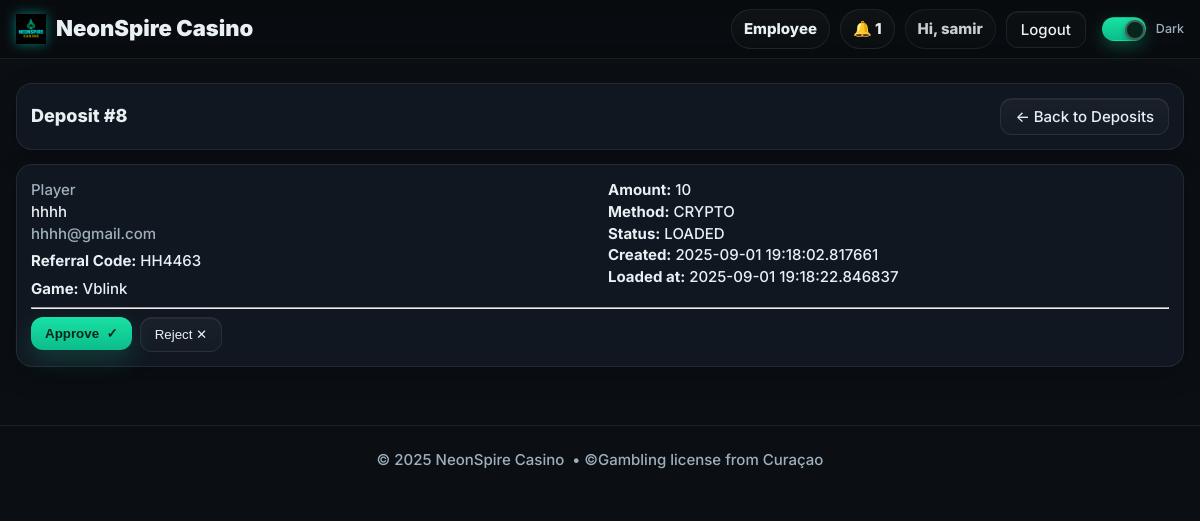
Before: /employee/deposits/8 (signed in) with the older database file.
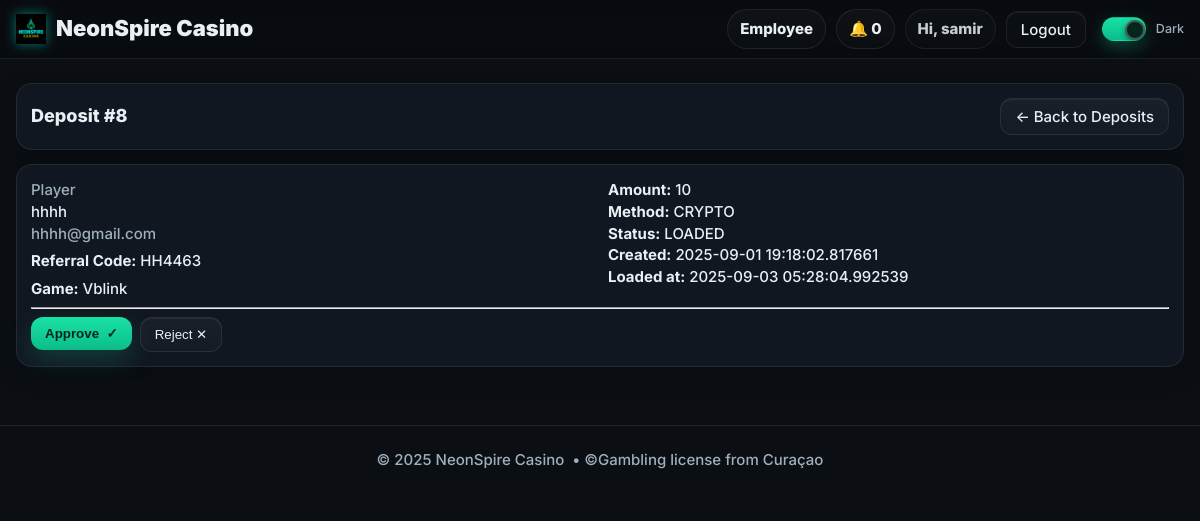
After: the same page with the newer database file.
### models.py (models this page shows, shortened)
class User(db.Model, UserMixin):
    __tablename__ = "users"
    id = db.Column(db.Integer, primary_key=True)
    name = db.Column(db.String(120), nullable=False)
    email = db.Column(db.String(255), unique=True, nullable=False, index=True)
    mobile = db.Column(db.String(24), nullable=True, index=True)  # E.164 (e.g. +15551234567)
    password_hash = db.Column(db.String(255), nullable=False)
    role = db.Column(db.String(20), nullable=False, default="PLAYER")  # PLAYER | EMPLOYEE | ADMIN
    email_verified = db.Column(db.Boolean, default=False, index=True)
    email_verified_at = db.Column(db.DateTime, nullable=True)
    promo_seen = db.Column(db.Boolean, default=False, index=True)  # show promos once after first login
    created_at = db.Column(db.DateTime, default=datetime.utcnow)

class DepositRequest(db.Model):
    __tablename__ = "deposit_requests"
    id = db.Column(db.Integer, primary_key=True)
    user_id = db.Column(db.Integer, db.ForeignKey("users.id"), nullable=False, index=True)
    game_id = db.Column(db.Integer, db.ForeignKey("games.id"), nullable=True, index=True)
    amount = db.Column(db.Integer, nullable=False)
    method = db.Column(db.String(20), nullable=False)  # 'CRYPTO' | 'CHIME'
    proof_url = db.Column(db.String(500), default="")
    status = db.Column(db.String(20), default="PENDING", index=True)  # PENDING | RECEIVED | LOADED | REJECTED
    note = db.Column(db.String(300), default="")
    received_at = db.Column(db.DateTime, nullable=True)
    loaded_at = db.Column(db.DateTime, nullable=True)
    loaded_by = db.Column(db.Integer, db.ForeignKey("users.id"), nullable=True)  # employee/admin id
    credited_amount = db.Column(db.Integer, default=0)  # amount + bonus actually credited
    created_at = db.Column(db.DateTime, default=datetime.utcnow)
    updated_at = db.Column(db.DateTime, default=datetime.utcnow, onupdate=datetime.utcnow)

class Game(db.Model):
    __tablename__ = "games"
    id = db.Column(db.Integer, primary_key=True)
    name = db.Column(db.String(120), nullable=False)
    description = db.Column(db.String(300), default="")
    icon_url = db.Column(db.String(500), default="")
    download_url = db.Column(db.String(500), nullable=False)
    backend_url = db.Column(db.String(500), nullable=True)  # merchant/staff URL (optional)
    is_active = db.Column(db.Boolean, default=True, index=True)
    created_at = db.Column(db.DateTime, default=datetime.utcnow)

### employee_bp.py (the view)
@employee_bp.get("/deposits/<int:dep_id>", endpoint="deposit_detail")
@login_required
def deposit_detail(dep_id: int):
    dep = db.session.get(DepositRequest, dep_id)
    if not dep:
        flash("Deposit not found.", "error")
        return redirect(url_for("employeebp.deposits_list"))
    user = db.session.get(User, dep.user_id) if dep.user_id else None
    game = db.session.get(Game, dep.game_id) if dep.game_id else None
    refcode = None
    if dep.user_id:
        rc = ReferralCode.query.filter_by(user_id=dep.user_id).first()
        refcode = rc.code if rc else None
    ctx = dict(
        page_title=f"Deposit #{dep.id}",
        dep=dep,
        user=user,
        game=game,
        refcode=refcode,
    )
    if _template_exists("employee_deposit_detail.html"):
        return render_template("employee_deposit_detail.html", **ctx)
    return render_template_string("""{% extends "base.html" %}{% block content %}
    <div class="shell">
      <div class="panel" style="display:flex;align-items:center;justify-content:space-between">
        <div class="h3">Deposit #{{ dep.id }}</div>
        <a class="btn" href="{{ url_for('employeebp.deposits_list') }}">← Back to Deposits</a>
      </div>
      <div class="panel">
        <div class="grid-2" style="display:grid;grid-template-columns:1fr 1fr;gap:16px">
          <div>
            <div class="muted">Player</div>
            <div class="h4">{{ user.name if user else ('User #' ~ dep.user_id) }}</div>
            {% if user and user.email %}<div class="muted">{{ user.email }}</div>{% endif %}
            {% if refcode %}<div style="margin-top:6px"><strong>Referral Code:</strong> {{ refcode }}</div>{% endif %}
            {% if game %}<div style="margin-top:6px"><strong>Game:</strong> {{ game.name }}</div>{% endif %}
          </div>
          <div>
            <div><strong>Amount:</strong> {{ dep.amount }}</div>
            <div><strong>Method:</strong> {{ dep.method }}</div>
            <div><strong>Status:</strong> {{ dep.status }}</div>
            <div><strong>Created:</strong> {{ dep.created_at }}</div>
            {% if dep.loaded_at %}<div><strong>Loaded at:</strong> {{ dep.loaded_at }}</div>{% endif %}
          </div>
        </div>
        {% if dep.proof_url %}
          <hr>
          <div>
            <div class="muted">Payment Proof</div>
            <p><a class="btn" target="_blank" rel="noopener" href="{{ dep.proof_url }}">Open Proof</a></p>
            {% set is_img = dep.proof_url.lower().endswith(('.png','.jpg','.jpeg','.webp','.gif')) %}
            {% if is_img %}<div style="max-width:480px"><img src="{{ dep.proof_url }}" alt="Payment proof" style="max-width:100%;border-radius:10px"></div>{% endif %}
          </div>
        {% endif %}
        <hr>
        <div style="display:flex;gap:8px">
          <form method="post" action="{{ url_for('employeebp.deposits_loaded', dep_id=dep.id) }}"><button class="btn btn-primary" type="submit">Approve &nbsp;✓</button></form>
          <form method="post" action="{{ url_for('employeebp.deposits_reject', dep_id=dep.id) }}"><button class="btn" type="submit">Reject ✕</button></form>
        </div>
      </div>
    </div>{% endblock %}""", **ctx)

### employee_bp.py (called while the page is built)
@employee_bp.before_request
def require_employee():
    if not current_user.is_authenticated:
        return redirect(url_for("auth.login_get", next=url_for("employeebp.employee_home")))
    if current_user.role not in ("EMPLOYEE", "ADMIN"):
        return abort(403)

def _template_exists(name: str) -> bool:
    try:
        render_template(name)
        return True
    except Exception:
        return False

### templates/base.html (shortened to what this page needs)
<!DOCTYPE html>
<html lang="en" data-theme="dark">
<head>
  <link rel="stylesheet" href="{{ url_for('static', filename='css/styles.css') }}?v=dm2">
</head>
<body>
  <header class="nav" style="position:sticky;top:0;z-index:50;background:rgba(0,0,0,.25);backdrop-filter:blur(8px);border-bottom:1px solid var(--stroke)">
    <div class="shell nav-inner" style="display:flex;align-items:center;justify-content:space-between;height:58px">
      <a href="{{ url_for('short_bp.lob_short') }}" class="brand" aria-label="NeonSpire Casino">
        <img class="brand-logo" src="{{ url_for('static', filename='img/logo.png') }}" alt="NeonSpire Casino">
        <span class="brand-text">NeonSpire Casino</span>
      </a>
      <nav class="nav-links" style="display:flex;align-items:center;gap:10px">
        {% if current_user.is_authenticated %}
          {% if current_user.role == 'ADMIN' %}
            <a class="pill" href="{{ url_for('adminbp.admin_home') }}">Admin</a>
            <a class="pill" href="{{ url_for('adminbp.admin_players') }}">Players</a>
            <a class="pill" href="{{ url_for('adminbp.deposits_audit') }}">Deposits</a>
            <a class="pill" href="{{ url_for('adminbp.admin_users') }}">Employees</a>
          {% elif current_user.role == 'EMPLOYEE' %}
            <a class="pill" href="{{ url_for('employeebp.employee_home') }}">Employee</a>
          {% else %}
            <a class="pill" href="{{ url_for('short_bp.mylogin_clean') }}">My Logins</a>
          {% endif %}
          <a class="pill" href="{{ url_for('notifybp.list_notifications') }}">🔔 {{ unread_count or 0 }}</a>
          <span class="pill" style="pointer-events:none;opacity:.85">
            Hi, {{ current_user.name.split(' ')[0] if current_user.name else 'Player' }}
          </span>
          <a class="btn btn-ghost" href="{{ url_for('auth.logout') }}">Logout</a>
        {% else %}
          <a class="pill" href="{{ url_for('auth.login_get') }}">Login</a>
          <a class="btn btn-primary" href="{{ url_for('short_bp.reg_short') }}">Register</a>
        {% endif %}
        <label class="toggle" style="margin-left:6px">
          <span class="track"><span class="knob"></span></span>
          <span class="label">Dark</span>
        </label>
      </nav>
    </div>
  </header>
  <div class="hero-slot">
  </div>
  <main style="padding-bottom:20px">
    {% block content %}{% endblock %}
  </main>
  <footer class="shell footer"
          style="height:68px;border-top:1px solid var(--stroke);margin-top:24px;
                 display:flex;align-items:center;justify-content:center;">
    © {{ 2025 }} NeonSpire Casino &nbsp;•&nbsp;
    <span class="muted">©Gambling license from Curaçao </span>
  </footer>
</body>
</html>

### static/css/styles.css (style rules this page uses)
:root { --bg:#0b0f14; --panel:#111720; --panel-2:#0f151d; --text:#e9f0f4; --muted:#9fb0bd; --brand:#19e1a5; --brand-2:#0bbd8a; --stroke:rgba(255,255,255,.08); --chip:#0f1c27; --shadow:0 8px 24px rgba(0,0,0,.28); }
* { box-sizing:border-box }
html,body { margin:0;background:var(--bg);color:var(--text); font:500 15px/1.45 Inter,system-ui,-apple-system,Segoe UI,Roboto,Arial; -webkit-font-smoothing:antialiased; -moz-osx-font-smoothing:grayscale; text-rendering:optimizeLegibility; }
a { color:inherit;text-decoration:none }
img { max-width:100%;display:block }
.h3 { font-weight:800;font-size:18px }
.muted { color:var(--muted) }
.shell { max-width:1220px;margin:0 auto;padding:0 16px }
.nav { backdrop-filter: blur(8px); border-bottom:1px solid var(--stroke) }
.nav-inner { display:flex;align-items:center;justify-content:space-between;height:58px }
.brand { display:flex;gap:10px;align-items:center;font-weight:900 }
.nav-links { display:flex;align-items:center;gap:10px }
.pill { display:inline-flex;align-items:center;justify-content:center; padding:8px 12px;border-radius:999px;border:1px solid var(--stroke); background:linear-gradient(180deg,rgba(255,255,255,.03),rgba(255,255,255,.01)); font-weight:800; }
.btn,.btn-mini,.btn-auth,.btn-auth-primary { display:inline-flex;align-items:center;justify-content:center;gap:8px; text-align:center; line-height:1; position:relative; overflow:hidden; white-space:nowrap; }
.btn { border:1px solid var(--stroke); background:linear-gradient(180deg,rgba(255,255,255,.04),rgba(255,255,255,.02)); color:var(--text);padding:10px 14px;border-radius:12px; box-shadow:0 1px 0 rgba(255,255,255,.05) inset; transition:filter .15s ease, transform .06s ease; }
.btn-ghost { background:linear-gradient(180deg,rgba(255,255,255,.02),rgba(255,255,255,.01)) }
.btn-primary { background:linear-gradient(180deg,var(--brand),var(--brand-2));border:none; color:#06261c;font-weight:800;box-shadow:0 10px 24px rgba(25,225,165,.18); }
.panel { background:var(--panel);border:1px solid var(--stroke);border-radius:16px;padding:14px;margin-bottom:14px;box-shadow:var(--shadow) }
.footer { display:flex;align-items:center;justify-content:center;color:var(--muted) }
html,body { width:100% !important;max-width:100% !important;overflow-x:hidden !important; }
.shell,.nav,.nav-inner,.panel,section,aside,.rail-card,.player-grid,.game-grid,.game-card,.game-media,.game-actions,.btn-grid { max-width:100% !important; }
.player-grid > *, .game-grid > *, .game-card > *, .btn-grid > *, .panel > * { min-width:0 !important; }
.toggle { display:inline-flex; align-items:center; gap:10px; cursor:pointer; }
.toggle .track { position:relative; width:44px; height:24px; border-radius:999px; background:rgba(255,255,255,.10); border:1px solid var(--stroke); transition:background .22s ease, border-color .22s ease, box-shadow .22s ease; }
.toggle .knob { position:absolute; top:2px; left:2px; width:20px; height:20px; border-radius:50%; background:#ffffff; box-shadow:0 2px 6px rgba(0,0,0,.35); transform:translateX(0); transition:transform .22s ease, background .22s ease, box-shadow .22s ease; }
.toggle input:checked + .track { background:linear-gradient(180deg,var(--brand),var(--brand-2)); border-color:transparent; box-shadow:0 6px 16px rgba(25,225,165,.28); }
.toggle input:checked + .track .knob { transform:translateX(20px); background:#06261c; box-shadow:0 2px 6px rgba(0,0,0,.4), inset 0 0 0 2px rgba(255,255,255,.25); }
.toggle .label { font-size:12.5px; color:var(--muted); user-select:none; }

### templates/base.html (style rules this page uses)
.brand { display:flex; gap:10px; align-items:center; text-decoration:none; color:inherit; font-weight:900; font-size:22px }
.brand-logo { height:30px; width:auto; display:block; filter: drop-shadow(0 0 6px rgba(0,255,233,.45)); }
.hero-slot { position:relative; z-index:2; padding-top:12px; }
header.nav { overflow:visible; }

Changed rows visible on the page:
changed DepositRequest: id+amount+method "…2025-09-01 19:18:02.817661 Loaded at: 2025-09-01 19:18:22.846837 Approve ✓ Reject ✕" → "…2025-09-01 19:18:02.817661 Loaded at: 2025-09-03 05:28:04.992539 Approve ✓ Reject ✕"
Other visible differences:
{{ unread_count or 0 }}: "1" → "0"
